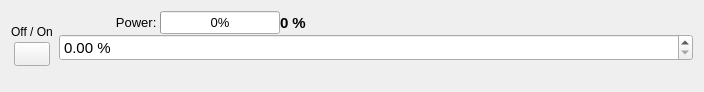
<?xml version="1.0" encoding="UTF-8"?>
<ui version="4.0">
 <class>amplifier_all_panel</class>
 <widget class="QWidget" name="amplifier_all_panel">
  <property name="geometry">
   <rect>
    <x>0</x>
    <y>0</y>
    <width>704</width>
    <height>92</height>
   </rect>
  </property>
  <property name="windowTitle">
   <string>Form</string>
  </property>
  <layout class="QHBoxLayout" name="horizontalLayout">
   <item>
    <layout class="QVBoxLayout" name="verticalLayout_4">
     <property name="spacing">
      <number>3</number>
     </property>
     <item>
      <spacer name="verticalSpacer_2">
       <property name="orientation">
        <enum>Qt::Vertical</enum>
       </property>
       <property name="sizeHint" stdset="0">
        <size>
         <width>20</width>
         <height>40</height>
        </size>
       </property>
      </spacer>
     </item>
     <item>
      <layout class="QVBoxLayout" name="verticalLayout_3">
       <item>
        <layout class="QVBoxLayout" name="layout_onoff_all_amp">
         <item>
          <widget class="QLabel" name="label_onoff_all_amp">
           <property name="text">
            <string>Off / On</string>
           </property>
           <property name="alignment">
            <set>Qt::AlignCenter</set>
           </property>
          </widget>
         </item>
         <item>
          <layout class="QHBoxLayout" name="horizontalLayout_2">
           <item>
            <widget class="QPushButton" name="pb_laser_onoff">
             <property name="minimumSize">
              <size>
               <width>36</width>
               <height>24</height>
              </size>
             </property>
             <property name="maximumSize">
              <size>
               <width>36</width>
               <height>24</height>
              </size>
             </property>
             <property name="styleSheet">
              <string notr="true">QPushButton {
	border-image: url(:/images/images/round_button_switch.png);
}

QPushButton::hover {
	border-image: url(:/images/images/round_button_switch_hover.png);
}

QPushButton::checked  {	
	border-image: url(:/images/images/round_button_switch_on.png);
}

QPushButton::hover:checked  {	
	border-image: url(:/images/images/round_button_switch_on_hover.png);
}

QPushButton::checked:disabled  {	
	border-image: url(:/images/images/round_button_switch_on_disabled.png);
}

QPushButton::disabled  {
	border-image: url(:/images/images/round_button_switch_disabled.png);
}</string>
             </property>
             <property name="text">
              <string/>
             </property>
             <property name="checkable">
              <bool>true</bool>
             </property>
            </widget>
           </item>
          </layout>
         </item>
        </layout>
       </item>
      </layout>
     </item>
     <item>
      <spacer name="verticalSpacer">
       <property name="orientation">
        <enum>Qt::Vertical</enum>
       </property>
       <property name="sizeHint" stdset="0">
        <size>
         <width>20</width>
         <height>40</height>
        </size>
       </property>
      </spacer>
     </item>
    </layout>
   </item>
   <item>
    <layout class="QGridLayout" name="gridLayout">
     <property name="spacing">
      <number>0</number>
     </property>
     <item row="2" column="5">
      <widget class="QLabel" name="label_9">
       <property name="sizePolicy">
        <sizepolicy hsizetype="Expanding" vsizetype="Preferred">
         <horstretch>0</horstretch>
         <verstretch>0</verstretch>
        </sizepolicy>
       </property>
       <property name="font">
        <font>
         <family>Arial</family>
         <pointsize>10</pointsize>
        </font>
       </property>
       <property name="text">
        <string/>
       </property>
       <property name="alignment">
        <set>Qt::AlignCenter</set>
       </property>
      </widget>
     </item>
     <item row="2" column="2">
      <widget class="QLabel" name="label_3">
       <property name="sizePolicy">
        <sizepolicy hsizetype="Expanding" vsizetype="Preferred">
         <horstretch>0</horstretch>
         <verstretch>0</verstretch>
        </sizepolicy>
       </property>
       <property name="font">
        <font>
         <family>Arial</family>
         <pointsize>10</pointsize>
        </font>
       </property>
       <property name="text">
        <string/>
       </property>
       <property name="alignment">
        <set>Qt::AlignCenter</set>
       </property>
      </widget>
     </item>
     <item row="2" column="0">
      <widget class="QLabel" name="label_2">
       <property name="sizePolicy">
        <sizepolicy hsizetype="Expanding" vsizetype="Preferred">
         <horstretch>0</horstretch>
         <verstretch>0</verstretch>
        </sizepolicy>
       </property>
       <property name="font">
        <font>
         <family>Arial</family>
         <pointsize>10</pointsize>
        </font>
       </property>
       <property name="text">
        <string/>
       </property>
       <property name="alignment">
        <set>Qt::AlignCenter</set>
       </property>
      </widget>
     </item>
     <item row="1" column="0" colspan="7">
      <widget class="QDoubleSpinBox" name="power">
       <property name="sizePolicy">
        <sizepolicy hsizetype="Expanding" vsizetype="Fixed">
         <horstretch>0</horstretch>
         <verstretch>0</verstretch>
        </sizepolicy>
       </property>
       <property name="minimumSize">
        <size>
         <width>0</width>
         <height>0</height>
        </size>
       </property>
       <property name="maximumSize">
        <size>
         <width>16777215</width>
         <height>16777215</height>
        </size>
       </property>
       <property name="font">
        <font>
         <family>Arial</family>
         <pointsize>11</pointsize>
        </font>
       </property>
       <property name="suffix">
        <string> %</string>
       </property>
       <property name="maximum">
        <double>100.000000000000000</double>
       </property>
      </widget>
     </item>
     <item row="0" column="0">
      <widget class="QLabel" name="label_8">
       <property name="sizePolicy">
        <sizepolicy hsizetype="Preferred" vsizetype="Preferred">
         <horstretch>0</horstretch>
         <verstretch>0</verstretch>
        </sizepolicy>
       </property>
       <property name="font">
        <font>
         <family>Arial</family>
         <pointsize>10</pointsize>
        </font>
       </property>
       <property name="text">
        <string>Power: </string>
       </property>
       <property name="alignment">
        <set>Qt::AlignRight|Qt::AlignTrailing|Qt::AlignVCenter</set>
       </property>
      </widget>
     </item>
    <item row="0" column="1">
     <widget class="QProgressBar" name="progressBar_power">
      <property name="minimumSize">
       <size>
        <width>120</width>
        <height>22</height>
       </size>
      </property>
      <property name="font">
       <font>
        <family>Arial</family>
        <pointsize>10</pointsize>
       </font>
      </property>
      <property name="minimum">
       <number>0</number>
      </property>
      <property name="maximum">
       <number>100</number>
      </property>
      <property name="value">
       <number>0</number>
      </property>
      <property name="format">
       <string>%p%</string>
      </property>
      <property name="textVisible">
       <bool>true</bool>
      </property>
     </widget>
    </item>
     <item row="2" column="6">
      <widget class="QLabel" name="label">
       <property name="font">
        <font>
         <family>Arial</family>
         <pointsize>10</pointsize>
        </font>
       </property>
       <property name="text">
        <string/>
       </property>
       <property name="alignment">
        <set>Qt::AlignCenter</set>
       </property>
      </widget>
     </item>
     <item row="0" column="2">
      <widget class="QLabel" name="l_power">
       <property name="sizePolicy">
        <sizepolicy hsizetype="Preferred" vsizetype="Preferred">
         <horstretch>0</horstretch>
         <verstretch>0</verstretch>
        </sizepolicy>
       </property>
       <property name="minimumSize">
        <size>
         <width>70</width>
         <height>0</height>
        </size>
       </property>
       <property name="maximumSize">
        <size>
         <width>70</width>
         <height>16777215</height>
        </size>
       </property>
       <property name="font">
        <font>
         <family>Arial</family>
         <pointsize>11</pointsize>
         <bold>true</bold>
        </font>
       </property>
       <property name="text">
        <string>0 %</string>
       </property>
       <property name="alignment">
        <set>Qt::AlignLeading|Qt::AlignLeft|Qt::AlignVCenter</set>
       </property>
      </widget>
     </item>
     <item row="2" column="3">
      <widget class="QLabel" name="label_13">
       <property name="sizePolicy">
        <sizepolicy hsizetype="Expanding" vsizetype="Preferred">
         <horstretch>0</horstretch>
         <verstretch>0</verstretch>
        </sizepolicy>
       </property>
       <property name="font">
        <font>
         <family>Arial</family>
         <pointsize>10</pointsize>
        </font>
       </property>
       <property name="text">
        <string/>
       </property>
       <property name="alignment">
        <set>Qt::AlignCenter</set>
       </property>
      </widget>
     </item>
     <item row="2" column="4">
      <widget class="QLabel" name="label_10">
       <property name="sizePolicy">
        <sizepolicy hsizetype="Expanding" vsizetype="Preferred">
         <horstretch>0</horstretch>
         <verstretch>0</verstretch>
        </sizepolicy>
       </property>
       <property name="font">
        <font>
         <family>Arial</family>
         <pointsize>10</pointsize>
        </font>
       </property>
       <property name="text">
        <string/>
       </property>
       <property name="alignment">
        <set>Qt::AlignCenter</set>
       </property>
      </widget>
     </item>
    </layout>
   </item>
  </layout>
 </widget>
 <resources/>
 <connections/>
</ui>
